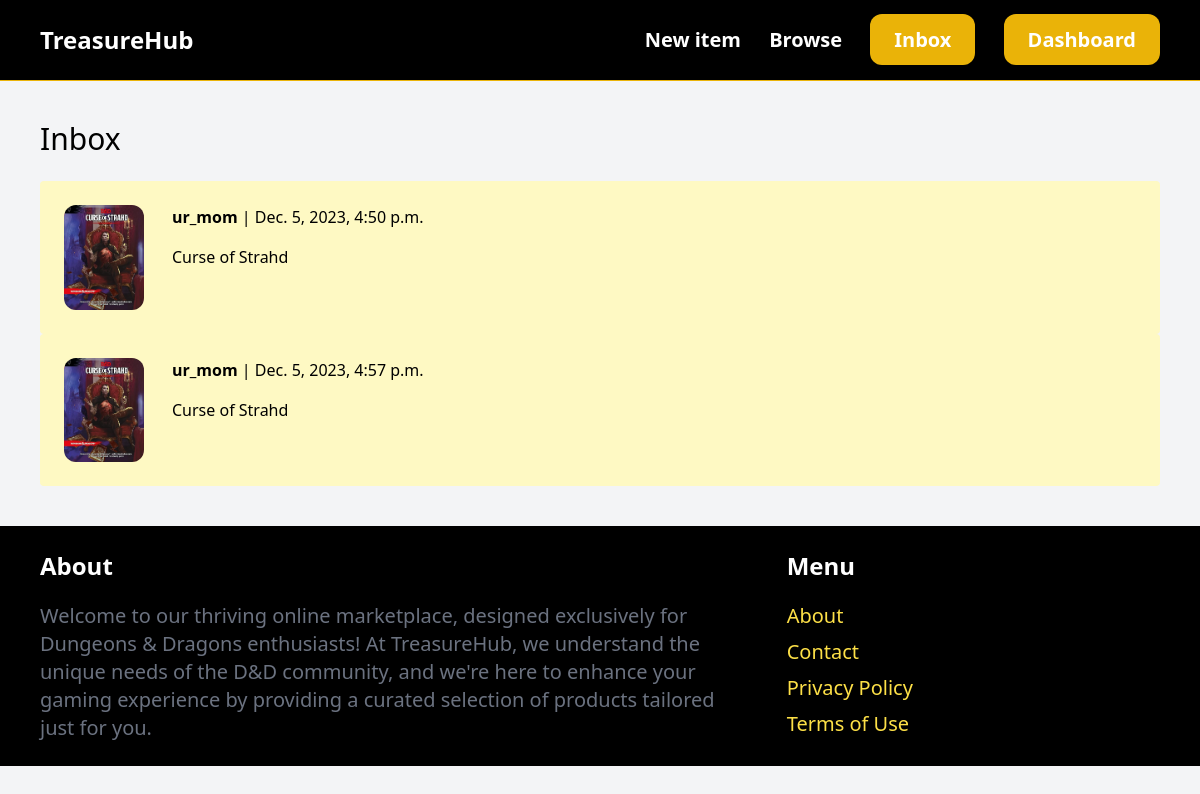
The page /inbox/ (signed in) on the database its author committed.
### conversation/models.py (models this page shows)
class Conversation(models.Model):
    item = models.ForeignKey(Item, related_name='conversations', on_delete=models.CASCADE)
    members = models.ManyToManyField(User, related_name='conversations')
    created_at = models.DateTimeField(auto_now_add='conversations')
    modified_at = models.DateTimeField(auto_now=True)
    class Meta:
        ordering = ('modified_at',)

### item/models.py (models this page shows, shortened)
class Item(models.Model):
    category = models.ForeignKey(Category, related_name="items", on_delete=models.CASCADE)
    name = models.CharField(max_length=255)
    description = models.TextField(blank=True, null=True)
    price = models.FloatField()
    image = models.ImageField(upload_to='item_images/', blank=True, null=True)
    is_sold = models.BooleanField(default=False)
    created_by = models.ForeignKey(User, related_name='items', on_delete=models.CASCADE)
    created_at = models.DateTimeField(auto_now_add=True)

### conversation/views.py (the view)
# urls.py: path('', views.inbox, name='inbox'),
@login_required
def inbox(request):
    conversations = Conversation.objects.filter(members__in=[request.user.id])
    return render(request, 'conversation/inbox.html', {
        'conversations': conversations
    })

### conversation/templates/conversation/inbox.html (shortened to what this page needs)
{% extends 'base.html' %}
{% block content %}
<h1 class="mb-6 text-3xl">Inbox</h1>
<div class="space-y-7">
    {% for conversation in conversations %}
        <a href="{% url 'conversation:detail' conversation.id %}">
            <div class="p-6 flex bg-yellow-100 rounded -xl">
                <div class="pr-7">
                    <img src="{{ conversation.item.image.url }}" class="w-20 rounded-xl">
                </div>
                <div>
                    {% for member in conversation.members.all %}
                        {% if member != request.user %}
                            <p class="mb-4"><strong>{{ member.username }}</strong> | {{ conversation.modified_at }}</p>
                            <p>{{ conversation.item.name }}</p>
                        {% endif %}
                    {% endfor %}
                </div>
            </div>
        </a>
    {% endfor %}
</div>
{% endblock %}

### rows shown on the page
Conversation: item.image (picture), modified_at "Dec. 5, 2023, 4:50 p.m.", item.name "Curse of Strahd"
Conversation: item.image (picture), modified_at "Dec. 5, 2023, 4:57 p.m.", item.name "Curse of Strahd"

### other values the page prints
{{ member.username }} "ur_mom"
